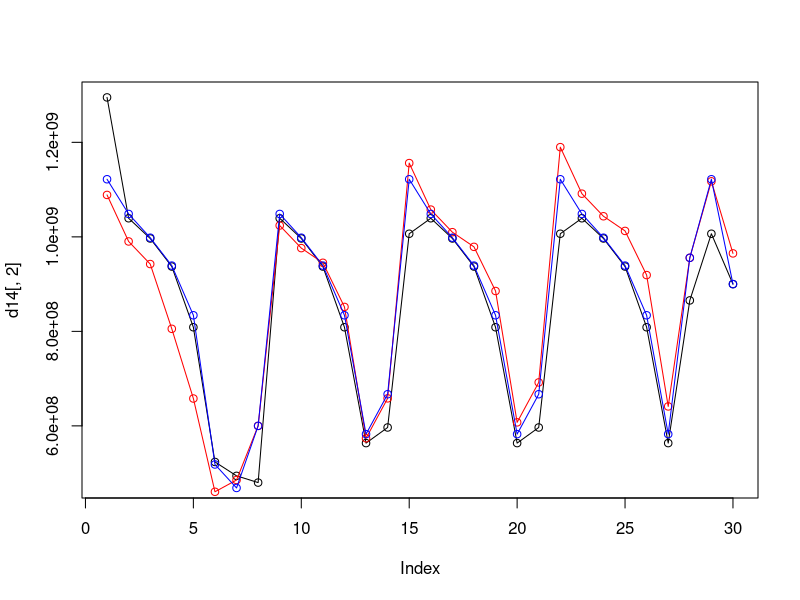

Source code (R): (Note: this script raises an error after producing the figure.)
d2=read.csv("7_2.csv",header=FALSE)
d3=read.csv("7_3.csv",header=FALSE)
d4=read.csv("7_4.csv",header=FALSE)
d5=read.csv("7_5.csv",header=FALSE)
d6=read.csv("7_6.csv",header=FALSE)
d7=read.csv("7_7.csv",header=FALSE)
d8=read.csv("7_8.csv",header=FALSE)
d9=read.csv("7_9.csv",header=FALSE)
d10=read.csv("7_10.csv",header=FALSE)
d11=read.csv("7_11.csv",header=FALSE)
d12=read.csv("7_12.csv",header=FALSE)
d13=read.csv("7_13.csv",header=FALSE)
d14=read.csv("7_14.csv",header=FALSE)
d15=read.csv("7_15.csv",header=FALSE)

#myTot=read.csv("offlineAnalysis/myTot.csv",header=FALSE)
plot(d14[,2],type="o")
points(d14[,3],type="o",col="red")
points(d13[,3],type="o",col="blue")


points(finalTot$total_redeem_amt[400:427],type="o",col="blue")

points(finalTot$total_redeem_amt[365:392],type="o",col="blue")

